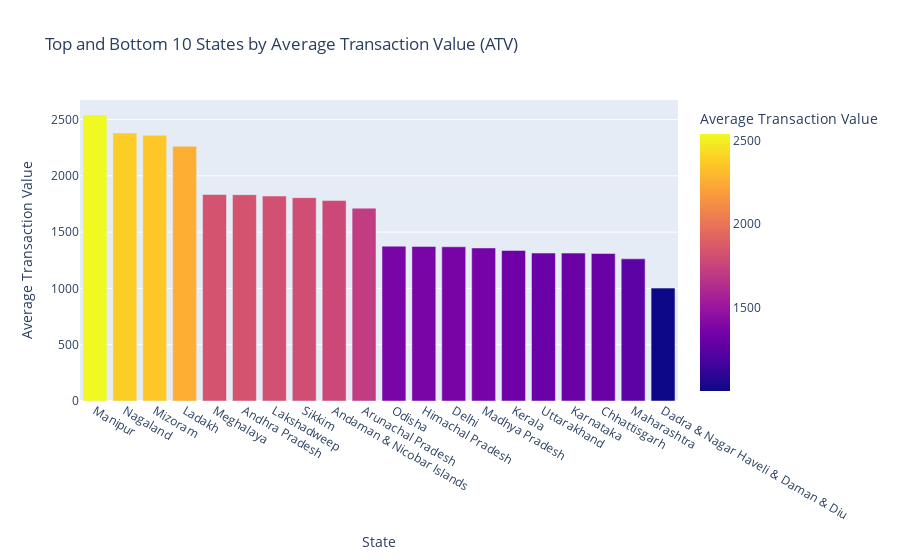

Notebook code for this chart:
### Code cell
# Get the top 10 and bottom 10 states by ATV
top_10_atv = atv_sorted.head(10)
bottom_10_atv = atv_sorted.tail(10)

# Combine them into a single dataframe for plotting
atv_comparison = pd.concat([top_10_atv, bottom_10_atv])

# Create the bar chart
fig_atv_bar = px.bar(atv_comparison,
                     x='state',
                     y='average_transaction_value',
                     color='average_transaction_value',
                     color_continuous_scale='Plasma',
                     title='Top and Bottom 10 States by Average Transaction Value (ATV)',
                     labels={'average_transaction_value': 'Average Transaction Value', 'state': 'State'})

fig_atv_bar.update_layout(xaxis={'categoryorder':'total descending'})
fig_atv_bar.show()

### Figure 1 — Plotly figure (JSON) as saved in the notebook; plotly's stock layout.template omitted (floating-point values rounded to 4 significant figures)
{"data": [{"alignmentgroup": "True", "hovertemplate": "State=%{x}<br>Average Transaction Value=%{marker.color}<extra></extra>", "legendgroup": "", "marker": {"color": [2539.0, 2380.0, 2360.0, 2262.0, 1834.0, 1833.0, 1821.0, 1806.0, 1780.0, 1713.0, 1375.0, 1373.0, 1370.0, 1359.0, 1337.0, 1314.0, 1313.0, 1310.0, 1262.0, 1002.0], "coloraxis": "coloraxis", "pattern": {"shape": ""}}, "name": "", "offsetgroup": "", "orientation": "v", "showlegend": false, "textposition": "auto", "type": "bar", "x": ["Manipur", "Nagaland", "Mizoram", "Ladakh", "Meghalaya", "Andhra Pradesh", "Lakshadweep", "Sikkim", "Andaman & Nicobar Islands", "Arunachal Pradesh", "Odisha", "Himachal Pradesh", "Delhi", "Madhya Pradesh", "Kerala", "Uttarakhand", "Karnataka", "Chhattisgarh", "Maharashtra", "Dadra & Nagar Haveli & Daman & Diu"], "xaxis": "x", "y": [2539.0, 2380.0, 2360.0, 2262.0, 1834.0, 1833.0, 1821.0, 1806.0, 1780.0, 1713.0, 1375.0, 1373.0, 1370.0, 1359.0, 1337.0, 1314.0, 1313.0, 1310.0, 1262.0, 1002.0], "yaxis": "y"}], "layout": {"barmode": "relative", "coloraxis": {"colorbar": {"title": {"text": "Average Transaction Value"}}, "colorscale": [[0, "#0d0887"], [0.1111, "#46039f"], [0.2222, "#7201a8"], [0.3333, "#9c179e"], [0.4444, "#bd3786"], [0.5556, "#d8576b"], [0.6667, "#ed7953"], [0.7778, "#fb9f3a"], [0.8889, "#fdca26"], [1, "#f0f921"]]}, "legend": {"tracegroupgap": 0}, "title": {"text": "Top and Bottom 10 States by Average Transaction Value (ATV)"}, "xaxis": {"anchor": "y", "categoryorder": "total descending", "domain": [0, 1], "title": {"text": "State"}}, "yaxis": {"anchor": "x", "domain": [0, 1], "title": {"text": "Average Transaction Value"}}}}
